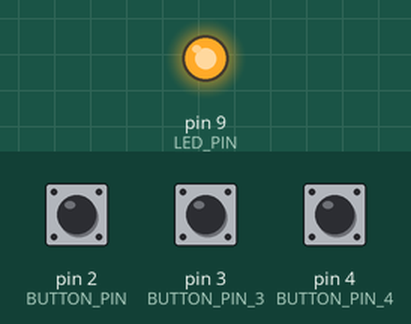
The sketch below on a simulated Arduino Uno, built with avr-gcc and run on an emulated ATmega328P. Parts: output pins drawn as LEDs (lit = HIGH). The inputs (shaded band) are chosen by the test bench; at power-on: pin 2 (BUTTON_PIN) LOW, pin 3 (BUTTON_PIN_3) LOW, pin 4 (BUTTON_PIN_4) LOW.

Above: at 1.3 s.
1.4 s: pin 2 (BUTTON_PIN) pulled HIGH for 0.15 s
At 1.55 s:
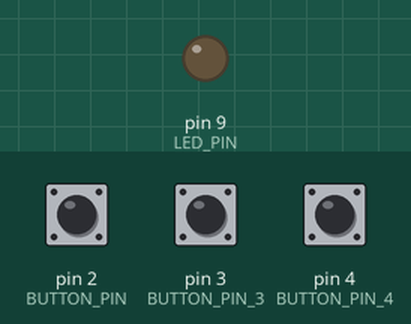
4.4 s: pin 3 (BUTTON_PIN_3) pulled HIGH for 3.2 s
At 7.8 s:
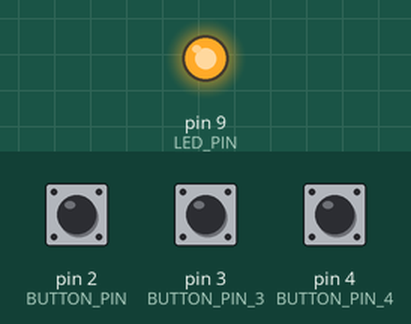
9.1 s: pin 2 (BUTTON_PIN) pulled HIGH for 3.2 s
At 9.25 s:
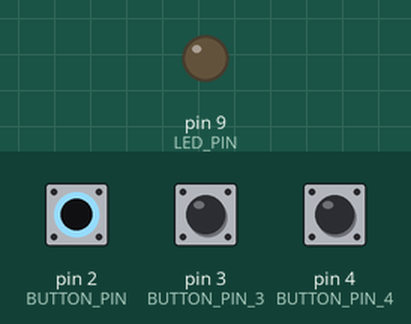
13.8 s: pin 4 (BUTTON_PIN_4) pulled HIGH for 3.2 s
At 17.4 s:
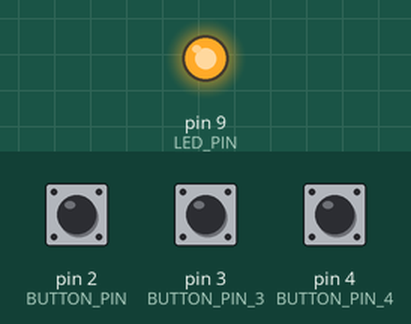
Timing chart, 0 to 18.9 s (numbered marks = the images above; inputs shaded):
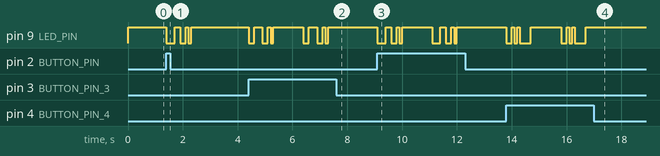

The sketch:

lifi_transmitter.ino
```cpp
#define LED_PIN 9
#define BUTTON_PIN 2
#define BUTTON_PIN_3 3
#define BUTTON_PIN_4 4
#define PERIOD 100

char *string = "LN\n";
int string_length;
bool buttonState = false;
bool buttonState3 = false;
bool buttonState4 = false;

void setup()
{
    Serial.begin(9600);

    pinMode(LED_PIN, OUTPUT);
    pinMode(BUTTON_PIN, INPUT);
    pinMode(BUTTON_PIN_3, INPUT);
    pinMode(BUTTON_PIN_4, INPUT);
    string_length = strlen(string);
    digitalWrite(LED_PIN, HIGH);
    delay(PERIOD);
}

void loop()
{
    buttonState = digitalRead(BUTTON_PIN);
    buttonState3 = digitalRead(BUTTON_PIN_3);
    buttonState4 = digitalRead(BUTTON_PIN_4);
    if (buttonState)
    {
        send_byte(string[0]);
        delay(1000);
    }
    if (buttonState3)
    {
        send_byte(string[1]);
        delay(1000);
    }
    if (buttonState4)
    {
        send_byte(string[2]);
        delay(1000);
    }
}

void send_byte(char my_byte)
{
    digitalWrite(LED_PIN, LOW);
    delay(PERIOD);

    // transmission of bits
    for (int i = 0; i < 8; i++)
    {
        digitalWrite(LED_PIN, (my_byte & (0x01 << i)) != 0);
        delay(PERIOD);
    }

    digitalWrite(LED_PIN, HIGH);
    delay(PERIOD);
}
```

Measured:
- after the input at 1.4 s, pin 9 (LED_PIN): goes LOW 0.30 s, HIGH 0.20 s, LOW 0.20 s, HIGH 0.10 s, LOW 0.10 s, then HIGH, starting at once
- after the input at 4.4 s, pin 9 (LED_PIN): HIGH → LOW at once, → HIGH 0.20 s later, → LOW 0.30 s later, → HIGH 0.20 s later, … (12 changes in this stretch)
- after the input at 9.1 s, pin 9 (LED_PIN): HIGH → LOW at once, → HIGH 0.30 s later, → LOW 0.20 s later, → HIGH 0.20 s later, … (12 changes in this stretch)
- after the input at 13.8 s, pin 9 (LED_PIN): HIGH → LOW at once, → HIGH 0.20 s later, → LOW 0.10 s later, → HIGH 0.10 s later, … (12 changes in this stretch)
